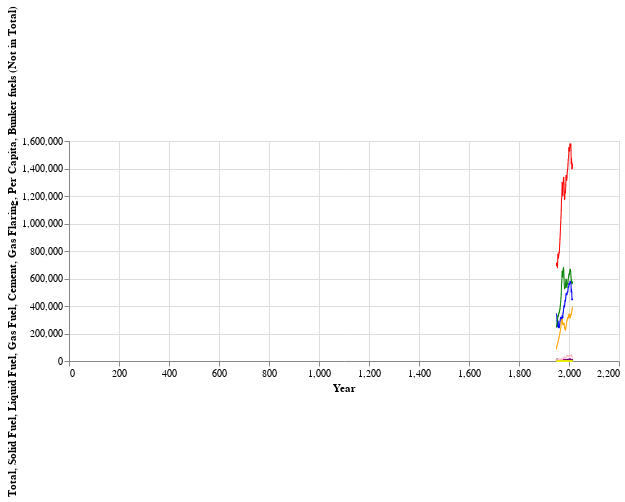

Notebook code for this chart:
### Code cell
#time series for US data
colors = ['red', 'blue', 'green','orange', 'purple', 'black','yellow', 'pink']
circle_size = 2
circle_opacity = 0.5
regression_opacity = 1
regression_method = "poly" 
width = 550
height = 220

#Field ID 3
base3 = alt.Chart(us_data).mark_circle(opacity=circle_opacity, color=colors[0], size=circle_size).encode(
    alt.X('Year:Q'),
    alt.Y('Total:Q')
).properties(width=width, height=height)
line3 = base3.mark_line(color=colors[0], opacity=1,size=1).encode(x='Year:Q',y='Total:Q')

#Field ID 4
base4 = alt.Chart(us_data).mark_circle(opacity=circle_opacity, color=colors[1], size=circle_size).encode(
    alt.X('Year:Q'),
   alt.Y('Solid Fuel:Q')
).properties(width=width, height=height)
line4 = base4.mark_line(color=colors[1], opacity=1,size=1).encode(x='Year:Q',y='Solid Fuel:Q')

#Field ID 5
base5 = alt.Chart(us_data).mark_circle(opacity=circle_opacity, color=colors[2], size=circle_size).encode(
    alt.X('Year:Q'),
    alt.Y('Liquid Fuel:Q')
).properties(width=width, height=height)
line5 = base5.mark_line(color=colors[2], opacity=1,size=1).encode(x='Year:Q',y='Liquid Fuel:Q')

#Field ID 6
base6 = alt.Chart(us_data).mark_circle(opacity=circle_opacity, color=colors[3], size=circle_size).encode(
    alt.X('Year:Q'),
    alt.Y('Gas Fuel:Q')
).properties(width=width, height=height)
line6 = base6.mark_line(color=colors[3], opacity=1,size=1).encode(x='Year:Q',y='Gas Fuel:Q')

#Field ID 7
base7 = alt.Chart(us_data).mark_circle(opacity=circle_opacity, color=colors[4], size=circle_size).encode(
    alt.X('Year:Q'),
    alt.Y('Cement:Q')
).properties(width=width, height=height)
line7 = base7.mark_line(color=colors[4], opacity=1,size=1).encode(x='Year:Q',y='Cement:Q')

#Field ID 8
base8 = alt.Chart(us_data).mark_circle(opacity=circle_opacity, color=colors[5], size=circle_size).encode(
    alt.X('Year:Q'),
    alt.Y('Gas Flaring:Q')
).properties(width=width, height=height)
line8 = base8.mark_line(color=colors[5], opacity=1,size=1).encode(x='Year:Q',y='Gas Flaring:Q')

#Field ID 9
base9 = alt.Chart(us_data).mark_circle(opacity=circle_opacity, color=colors[6], size=circle_size).encode(
    alt.X('Year:Q'),
    alt.Y('Per Capita:Q')
).properties(width=width, height=height)
line9 = base9.mark_line(color=colors[6], opacity=1,size=1).encode(x='Year:Q',y='Per Capita:Q')

#Field ID 10
base10 = alt.Chart(us_data).mark_circle(opacity=circle_opacity, color=colors[7], size=circle_size).encode(
    alt.X('Year:Q'),
    alt.Y('Bunker fuels (Not in Total):Q')
).properties(width=width, height=height)
line10 = base10.mark_line(color=colors[7], opacity=1,size=1).encode(x='Year:Q',y='Bunker fuels (Not in Total):Q')

alt.layer(base3,line3,base4,line4,base5,line5,base6,line6,base7,line7,base8,line8, base9,line9,base10,line10)

### Figure 1 — Vega-Lite specification as saved in the notebook (floating-point values rounded to 4 significant figures)
{"config": {"view": {"continuousWidth": 400, "continuousHeight": 300}}, "layer": [{"mark": {"type": "circle", "color": "red", "opacity": 0.5, "size": 2}, "encoding": {"x": {"type": "quantitative", "field": "Year"}, "y": {"type": "quantitative", "field": "Total"}}, "height": 220, "width": 550}, {"mark": {"type": "line", "color": "red", "opacity": 1, "size": 1}, "encoding": {"x": {"type": "quantitative", "field": "Year"}, "y": {"type": "quantitative", "field": "Total"}}, "height": 220, "width": 550}, {"mark": {"type": "circle", "color": "blue", "opacity": 0.5, "size": 2}, "encoding": {"x": {"type": "quantitative", "field": "Year"}, "y": {"type": "quantitative", "field": "Solid Fuel"}}, "height": 220, "width": 550}, {"mark": {"type": "line", "color": "blue", "opacity": 1, "size": 1}, "encoding": {"x": {"type": "quantitative", "field": "Year"}, "y": {"type": "quantitative", "field": "Solid Fuel"}}, "height": 220, "width": 550}, {"mark": {"type": "circle", "color": "green", "opacity": 0.5, "size": 2}, "encoding": {"x": {"type": "quantitative", "field": "Year"}, "y": {"type": "quantitative", "field": "Liquid Fuel"}}, "height": 220, "width": 550}, {"mark": {"type": "line", "color": "green", "opacity": 1, "size": 1}, "encoding": {"x": {"type": "quantitative", "field": "Year"}, "y": {"type": "quantitative", "field": "Liquid Fuel"}}, "height": 220, "width": 550}, {"mark": {"type": "circle", "color": "orange", "opacity": 0.5, "size": 2}, "encoding": {"x": {"type": "quantitative", "field": "Year"}, "y": {"type": "quantitative", "field": "Gas Fuel"}}, "height": 220, "width": 550}, {"mark": {"type": "line", "color": "orange", "opacity": 1, "size": 1}, "encoding": {"x": {"type": "quantitative", "field": "Year"}, "y": {"type": "quantitative", "field": "Gas Fuel"}}, "height": 220, "width": 550}, {"mark": {"type": "circle", "color": "purple", "opacity": 0.5, "size": 2}, "encoding": {"x": {"type": "quantitative", "field": "Year"}, "y": {"type": "quantitative", "field": "Cement"}}, "height": 220, "width": 550}, {"mark": {"type": "line", "color": "purple", "opacity": 1, "size": 1}, "encoding": {"x": {"type": "quantitative", "field": "Year"}, "y": {"type": "quantitative", "field": "Cement"}}, "height": 220, "width": 550}, {"mark": {"type": "circle", "color": "black", "opacity": 0.5, "size": 2}, "encoding": {"x": {"type": "quantitative", "field": "Year"}, "y": {"type": "quantitative", "field": "Gas Flaring"}}, "height": 220, "width": 550}, {"mark": {"type": "line", "color": "black", "opacity": 1, "size": 1}, "encoding": {"x": {"type": "quantitative", "field": "Year"}, "y": {"type": "quantitative", "field": "Gas Flaring"}}, "height": 220, "width": 550}, {"mark": {"type": "circle", "color": "yellow", "opacity": 0.5, "size": 2}, "encoding": {"x": {"type": "quantitative", "field": "Year"}, "y": {"type": "quantitative", "field": "Per Capita"}}, "height": 220, "width": 550}, {"mark": {"type": "line", "color": "yellow", "opacity": 1, "size": 1}, "encoding": {"x": {"type": "quantitative", "field": "Year"}, "y": {"type": "quantitative", "field": "Per Capita"}}, "height": 220, "width": 550}, {"mark": {"type": "circle", "color": "pink", "opacity": 0.5, "size": 2}, "encoding": {"x": {"type": "quantitative", "field": "Year"}, "y": {"type": "quantitative", "field": "Bunker fuels (Not in Total)"}}, "height": 220, "width": 550}, {"mark": {"type": "line", "color": "pink", "opacity": 1, "size": 1}, "encoding": {"x": {"type": "quantitative", "field": "Year"}, "y": {"type": "quantitative", "field": "Bunker fuels (Not in Total)"}}, "height": 220, "width": 550}], "data": {"name": "data-421e92ba2ab9b8e4c9851be2d6217e0e"}, "$schema": "https://vega.github.io/schema/vega-lite/v4.8.1.json", "datasets": {"data-421e92ba2ab9b8e4c9851be2d6217e0e": [{"Year": 1950, "Country": "UNITED STATES OF AMERICA", "Total": 692124, "Solid Fuel": 343131, "Liquid Fuel": 244760, "Gas Fuel": 87123, "Cement": 5341, "Gas Flaring": 11769, "Per Capita": 4.32, "Bunker fuels (Not in Total)": 8100}, {"Year": 1951, "Country": "UNITED STATES OF AMERICA", "Total": 712983, "Solid Fuel": 330676, "Liquid Fuel": 262189, "Gas Fuel": 102677, "Cement": 5786, "Gas Flaring": 11654, "Per Capita": 4.39, "Bunker fuels (Not in Total)": 10253}, {"Year": 1952, "Country": "UNITED STATES OF AMERICA", "Total": 694618, "Solid Fuel": 293170, "Liquid Fuel": 273190, "Gas Fuel": 109931, "Cement": 5860, "Gas Flaring": 12468, "Per Capita": 4.21, "Bunker fuels (Not in Total)": 10784}, {"Year": 1953, "Country": "UNITED STATES OF AMERICA", "Total": 711175, "Solid Fuel": 290927, "Liquid Fuel": 286594, "Gas Fuel": 115541, "Cement": 6209, "Gas Flaring": 11905, "Per Capita": 4.24, "Bunker fuels (Not in Total)": 10973}, {"Year": 1954, "Country": "UNITED STATES OF AMERICA", "Total": 677689, "Solid Fuel": 249303, "Liquid Fuel": 290178, "Gas Fuel": 121179, "Cement": 6398, "Gas Flaring": 10631, "Per Capita": 3.97, "Bunker fuels (Not in Total)": 10060}, {"Year": 1955, "Country": "UNITED STATES OF AMERICA", "Total": 742828, "Solid Fuel": 280082, "Liquid Fuel": 313292, "Gas Fuel": 130784, "Cement": 7304, "Gas Flaring": 11366, "Per Capita": 4.28, "Bunker fuels (Not in Total)": 10842}, {"Year": 1956, "Country": "UNITED STATES OF AMERICA", "Total": 778631, "Solid Fuel": 291582, "Liquid Fuel": 328544, "Gas Fuel": 138070, "Cement": 7735, "Gas Flaring": 12699, "Per Capita": 4.41, "Bunker fuels (Not in Total)": 11367}, {"Year": 1957, "Country": "UNITED STATES OF AMERICA", "Total": 772001, "Solid Fuel": 279498, "Liquid Fuel": 325781, "Gas Fuel": 147556, "Cement": 7278, "Gas Flaring": 11888, "Per Capita": 4.3, "Bunker fuels (Not in Total)": 12961}, {"Year": 1958, "Country": "UNITED STATES OF AMERICA", "Total": 748069, "Solid Fuel": 242452, "Liquid Fuel": 332982, "Gas Fuel": 155759, "Cement": 7570, "Gas Flaring": 9306, "Per Capita": 4.09, "Bunker fuels (Not in Total)": 11546}, {"Year": 1959, "Country": "UNITED STATES OF AMERICA", "Total": 770642, "Solid Fuel": 248629, "Liquid Fuel": 343465, "Gas Fuel": 161902, "Cement": 8251, "Gas Flaring": 8394, "Per Capita": 4.15, "Bunker fuels (Not in Total)": 11623}, {"Year": 1960, "Country": "UNITED STATES OF AMERICA", "Total": 788300, "Solid Fuel": 250536, "Liquid Fuel": 349790, "Gas Fuel": 171950, "Cement": 7750, "Gas Flaring": 8274, "Per Capita": 4.18, "Bunker fuels (Not in Total)": 11648}, {"Year": 1961, "Country": "UNITED STATES OF AMERICA", "Total": 785521, "Solid Fuel": 242206, "Liquid Fuel": 354071, "Gas Fuel": 173694, "Cement": 7854, "Gas Flaring": 7696, "Per Capita": 4.1, "Bunker fuels (Not in Total)": 11918}, {"Year": 1962, "Country": "UNITED STATES OF AMERICA", "Total": 814619, "Solid Fuel": 251315, "Liquid Fuel": 364287, "Gas Fuel": 184598, "Cement": 8163, "Gas Flaring": 6256, "Per Capita": 4.19, "Bunker fuels (Not in Total)": 11335}, {"Year": 1963, "Country": "UNITED STATES OF AMERICA", "Total": 850622, "Solid Fuel": 269380, "Liquid Fuel": 370976, "Gas Fuel": 196085, "Cement": 8545, "Gas Flaring": 5636, "Per Capita": 4.31, "Bunker fuels (Not in Total)": 10425}, {"Year": 1964, "Country": "UNITED STATES OF AMERICA", "Total": 887918, "Solid Fuel": 286347, "Liquid Fuel": 380436, "Gas Fuel": 207170, "Cement": 8939, "Gas Flaring": 5025, "Per Capita": 4.44, "Bunker fuels (Not in Total)": 10848}, {"Year": 1965, "Country": "UNITED STATES OF AMERICA", "Total": 924713, "Solid Fuel": 297658, "Liquid Fuel": 399752, "Gas Fuel": 213593, "Cement": 9019, "Gas Flaring": 4691, "Per Capita": 4.57, "Bunker fuels (Not in Total)": 10627}, {"Year": 1966, "Country": "UNITED STATES OF AMERICA", "Total": 971333, "Solid Fuel": 309148, "Liquid Fuel": 417484, "Gas Fuel": 229860, "Cement": 9319, "Gas Flaring": 5522, "Per Capita": 4.75, "Bunker fuels (Not in Total)": 11697}, {"Year": 1967, "Country": "UNITED STATES OF AMERICA", "Total": 1007829, "Solid Fuel": 317426, "Liquid Fuel": 433732, "Gas Fuel": 240525, "Cement": 8945, "Gas Flaring": 7201, "Per Capita": 4.88, "Bunker fuels (Not in Total)": 13196}, {"Year": 1968, "Country": "UNITED STATES OF AMERICA", "Total": 1044820, "Solid Fuel": 311027, "Liquid Fuel": 461087, "Gas Fuel": 255557, "Cement": 9557, "Gas Flaring": 7592, "Per Capita": 5.01, "Bunker fuels (Not in Total)": 14224}, {"Year": 1969, "Country": "UNITED STATES OF AMERICA", "Total": 1097559, "Solid Fuel": 316048, "Liquid Fuel": 486252, "Gas Fuel": 277861, "Cement": 9670, "Gas Flaring": 7728, "Per Capita": 5.22, "Bunker fuels (Not in Total)": 12374}, {"Year": 1970, "Country": "UNITED STATES OF AMERICA", "Total": 1180503, "Solid Fuel": 318802, "Liquid Fuel": 556245, "Gas Fuel": 289086, "Cement": 9206, "Gas Flaring": 7164, "Per Capita": 5.56, "Bunker fuels (Not in Total)": 13270}, {"Year": 1971, "Country": "UNITED STATES OF AMERICA", "Total": 1188102, "Solid Fuel": 302240, "Liquid Fuel": 572409, "Gas Fuel": 299380, "Cement": 9909, "Gas Flaring": 4165, "Per Capita": 5.54, "Bunker fuels (Not in Total)": 12774}, {"Year": 1972, "Country": "UNITED STATES OF AMERICA", "Total": 1244874, "Solid Fuel": 306998, "Liquid Fuel": 619316, "Gas Fuel": 304496, "Cement": 10432, "Gas Flaring": 3632, "Per Capita": 5.76, "Bunker fuels (Not in Total)": 12584}, {"Year": 1973, "Country": "UNITED STATES OF AMERICA", "Total": 1300844, "Solid Fuel": 330391, "Liquid Fuel": 654881, "Gas Fuel": 301168, "Cement": 10805, "Gas Flaring": 3599, "Per Capita": 5.96, "Bunker fuels (Not in Total)": 14614}, {"Year": 1974, "Country": "UNITED STATES OF AMERICA", "Total": 1254019, "Solid Fuel": 326496, "Liquid Fuel": 627704, "Gas Fuel": 287164, "Cement": 10226, "Gas Flaring": 2429, "Per Capita": 5.69, "Bunker fuels (Not in Total)": 14475}, {"Year": 1975, "Country": "UNITED STATES OF AMERICA", "Total": 1201617, "Solid Fuel": 314200, "Liquid Fuel": 609917, "Gas Fuel": 266957, "Cement": 8602, "Gas Flaring": 1941, "Per Capita": 5.41, "Bunker fuels (Not in Total)": 14355}, {"Year": 1976, "Country": "UNITED STATES OF AMERICA", "Total": 1258004, "Solid Fuel": 347823, "Liquid Fuel": 627574, "Gas Fuel": 271413, "Cement": 9191, "Gas Flaring": 2003, "Per Capita": 5.61, "Bunker fuels (Not in Total)": 16780}, {"Year": 1977, "Country": "UNITED STATES OF AMERICA", "Total": 1293235, "Solid Fuel": 351898, "Liquid Fuel": 666681, "Gas Fuel": 262797, "Cement": 9877, "Gas Flaring": 1982, "Per Capita": 5.71, "Bunker fuels (Not in Total)": 20623}, {"Year": 1978, "Country": "UNITED STATES OF AMERICA", "Total": 1333750, "Solid Fuel": 373171, "Liquid Fuel": 680284, "Gas Fuel": 267531, "Cement": 10546, "Gas Flaring": 2217, "Per Capita": 5.83, "Bunker fuels (Not in Total)": 23859}, {"Year": 1979, "Country": "UNITED STATES OF AMERICA", "Total": 1336732, "Solid Fuel": 386122, "Liquid Fuel": 660568, "Gas Fuel": 277023, "Cement": 10599, "Gas Flaring": 2420, "Per Capita": 5.79, "Bunker fuels (Not in Total)": 26979}, {"Year": 1980, "Country": "UNITED STATES OF AMERICA", "Total": 1288031, "Solid Fuel": 398480, "Liquid Fuel": 604997, "Gas Fuel": 273264, "Cement": 9464, "Gas Flaring": 1826, "Per Capita": 5.52, "Bunker fuels (Not in Total)": 30191}, {"Year": 1981, "Country": "UNITED STATES OF AMERICA", "Total": 1236924, "Solid Fuel": 406232, "Liquid Fuel": 555550, "Gas Fuel": 264716, "Cement": 8998, "Gas Flaring": 1428, "Per Capita": 5.25, "Bunker fuels (Not in Total)": 27835}, {"Year": 1982, "Country": "UNITED STATES OF AMERICA", "Total": 1174461, "Solid Fuel": 392268, "Liquid Fuel": 526507, "Gas Fuel": 246386, "Cement": 7938, "Gas Flaring": 1362, "Per Capita": 4.94, "Bunker fuels (Not in Total)": 23252}, {"Year": 1983, "Country": "UNITED STATES OF AMERICA", "Total": 1184041, "Solid Fuel": 413986, "Liquid Fuel": 525822, "Gas Fuel": 234041, "Cement": 8803, "Gas Flaring": 1389, "Per Capita": 4.93, "Bunker fuels (Not in Total)": 21424}, {"Year": 1984, "Country": "UNITED STATES OF AMERICA", "Total": 1220396, "Solid Fuel": 432885, "Liquid Fuel": 534345, "Gas Fuel": 241877, "Cement": 9710, "Gas Flaring": 1580, "Per Capita": 5.03, "Bunker fuels (Not in Total)": 21704}, {"Year": 1985, "Country": "UNITED STATES OF AMERICA", "Total": 1225131, "Solid Fuel": 443963, "Liquid Fuel": 535338, "Gas Fuel": 234710, "Cement": 9729, "Gas Flaring": 1392, "Per Capita": 5.01, "Bunker fuels (Not in Total)": 21032}, {"Year": 1986, "Country": "UNITED STATES OF AMERICA", "Total": 1225924, "Solid Fuel": 433532, "Liquid Fuel": 558180, "Gas Fuel": 222922, "Cement": 9860, "Gas Flaring": 1431, "Per Capita": 4.96, "Bunker fuels (Not in Total)": 20779}, {"Year": 1987, "Country": "UNITED STATES OF AMERICA", "Total": 1278531, "Solid Fuel": 458737, "Liquid Fuel": 572098, "Gas Fuel": 236077, "Cement": 9809, "Gas Flaring": 1810, "Per Capita": 5.12, "Bunker fuels (Not in Total)": 21517}, {"Year": 1988, "Country": "UNITED STATES OF AMERICA", "Total": 1334204, "Solid Fuel": 480051, "Liquid Fuel": 594950, "Gas Fuel": 247462, "Cement": 9655, "Gas Flaring": 2086, "Per Capita": 5.29, "Bunker fuels (Not in Total)": 23133}, {"Year": 1989, "Country": "UNITED STATES OF AMERICA", "Total": 1351263, "Solid Fuel": 490381, "Liquid Fuel": 592998, "Gas Fuel": 256119, "Cement": 9692, "Gas Flaring": 2073, "Per Capita": 5.31, "Bunker fuels (Not in Total)": 25070}, {"Year": 1990, "Country": "UNITED STATES OF AMERICA", "Total": 1315354, "Solid Fuel": 485909, "Liquid Fuel": 543736, "Gas Fuel": 273788, "Cement": 9710, "Gas Flaring": 2211, "Per Capita": 5.12, "Bunker fuels (Not in Total)": 35600}, {"Year": 1991, "Country": "UNITED STATES OF AMERICA", "Total": 1314657, "Solid Fuel": 481567, "Liquid Fuel": 534850, "Gas Fuel": 286432, "Cement": 9311, "Gas Flaring": 2498, "Per Capita": 5.06, "Bunker fuels (Not in Total)": 37321}, {"Year": 1992, "Country": "UNITED STATES OF AMERICA", "Total": 1338842, "Solid Fuel": 487569, "Liquid Fuel": 547108, "Gas Fuel": 292063, "Cement": 9640, "Gas Flaring": 2462, "Per Capita": 5.11, "Bunker fuels (Not in Total)": 39201}, {"Year": 1993, "Country": "UNITED STATES OF AMERICA", "Total": 1371332, "Solid Fuel": 499183, "Liquid Fuel": 558273, "Gas Fuel": 300327, "Cement": 10216, "Gas Flaring": 3333, "Per Capita": 5.18, "Bunker fuels (Not in Total)": 36039}, {"Year": 1994, "Country": "UNITED STATES OF AMERICA", "Total": 1389243, "Solid Fuel": 502433, "Liquid Fuel": 566208, "Gas Fuel": 306454, "Cement": 10792, "Gas Flaring": 3356, "Per Capita": 5.19, "Bunker fuels (Not in Total)": 35397}, {"Year": 1995, "Country": "UNITED STATES OF AMERICA", "Total": 1399760, "Solid Fuel": 501826, "Liquid Fuel": 566173, "Gas Fuel": 316938, "Cement": 10652, "Gas Flaring": 4171, "Per Capita": 5.18, "Bunker fuels (Not in Total)": 37502}, {"Year": 1996, "Country": "UNITED STATES OF AMERICA", "Total": 1432264, "Solid Fuel": 520930, "Liquid Fuel": 582071, "Gas Fuel": 314272, "Cement": 10991, "Gas Flaring": 4000, "Per Capita": 5.24, "Bunker fuels (Not in Total)": 36585}, {"Year": 1997, "Country": "UNITED STATES OF AMERICA", "Total": 1464062, "Solid Fuel": 535352, "Liquid Fuel": 596852, "Gas Fuel": 316631, "Cement": 11459, "Gas Flaring": 3768, "Per Capita": 5.29, "Bunker fuels (Not in Total)": 34392}, {"Year": 1998, "Country": "UNITED STATES OF AMERICA", "Total": 1472869, "Solid Fuel": 538390, "Liquid Fuel": 609824, "Gas Fuel": 311509, "Cement": 11631, "Gas Flaring": 1514, "Per Capita": 5.26, "Bunker fuels (Not in Total)": 34316}, {"Year": 1999, "Country": "UNITED STATES OF AMERICA", "Total": 1501137, "Solid Fuel": 541784, "Liquid Fuel": 618335, "Gas Fuel": 327459, "Cement": 11938, "Gas Flaring": 1621, "Per Capita": 5.3, "Bunker fuels (Not in Total)": 38142}, {"Year": 2000, "Country": "UNITED STATES OF AMERICA", "Total": 1552682, "Solid Fuel": 564757, "Liquid Fuel": 632129, "Gas Fuel": 342282, "Cement": 12173, "Gas Flaring": 1341, "Per Capita": 5.42, "Bunker fuels (Not in Total)": 40072}, {"Year": 2001, "Country": "UNITED STATES OF AMERICA", "Total": 1525987, "Solid Fuel": 555810, "Liquid Fuel": 634801, "Gas Fuel": 321651, "Cement": 12301, "Gas Flaring": 1425, "Per Capita": 5.27, "Bunker fuels (Not in Total)": 30972}, {"Year": 2002, "Country": "UNITED STATES OF AMERICA", "Total": 1538399, "Solid Fuel": 561866, "Liquid Fuel": 628411, "Gas Fuel": 334252, "Cement": 12412, "Gas Flaring": 1458, "Per Capita": 5.26, "Bunker fuels (Not in Total)": 37633}, {"Year": 2003, "Country": "UNITED STATES OF AMERICA", "Total": 1547778, "Solid Fuel": 560926, "Liquid Fuel": 648067, "Gas Fuel": 324514, "Cement": 12829, "Gas Flaring": 1442, "Per Capita": 5.24, "Bunker fuels (Not in Total)": 33335}, {"Year": 2004, "Country": "UNITED STATES OF AMERICA", "Total": 1569696, "Solid Fuel": 573935, "Liquid Fuel": 662168, "Gas Fuel": 318710, "Cement": 13466, "Gas Flaring": 1417, "Per Capita": 5.26, "Bunker fuels (Not in Total)": 38293}, {"Year": 2005, "Country": "UNITED STATES OF AMERICA", "Total": 1578873, "Solid Fuel": 579104, "Liquid Fuel": 667143, "Gas Fuel": 317152, "Cement": 13723, "Gas Flaring": 1751, "Per Capita": 5.25, "Bunker fuels (Not in Total)": 41091}, {"Year": 2006, "Country": "UNITED STATES OF AMERICA", "Total": 1553664, "Solid Fuel": 571099, "Liquid Fuel": 653101, "Gas Fuel": 313999, "Cement": 13561, "Gas Flaring": 1903, "Per Capita": 5.12, "Bunker fuels (Not in Total)": 42954}, {"Year": 2007, "Country": "UNITED STATES OF AMERICA", "Total": 1578683, "Solid Fuel": 575692, "Liquid Fuel": 648278, "Gas Fuel": 339433, "Cement": 13172, "Gas Flaring": 2109, "Per Capita": 5.13, "Bunker fuels (Not in Total)": 45630}, {"Year": 2008, "Country": "UNITED STATES OF AMERICA", "Total": 1530982, "Solid Fuel": 566810, "Liquid Fuel": 611445, "Gas Fuel": 338359, "Cement": 11915, "Gas Flaring": 2453, "Per Capita": 4.93, "Bunker fuels (Not in Total)": 41815}, {"Year": 2009, "Country": "UNITED STATES OF AMERICA", "Total": 1435371, "Solid Fuel": 502323, "Liquid Fuel": 586926, "Gas Fuel": 334871, "Cement": 8819, "Gas Flaring": 2431, "Per Capita": 4.61, "Bunker fuels (Not in Total)": 38301}, {"Year": 2010, "Country": "UNITED STATES OF AMERICA", "Total": 1471375, "Solid Fuel": 521330, "Liquid Fuel": 590751, "Gas Fuel": 347716, "Cement": 9139, "Gas Flaring": 2439, "Per Capita": 4.69, "Bunker fuels (Not in Total)": 40388}, {"Year": 2011, "Country": "UNITED STATES OF AMERICA", "Total": 1442509, "Solid Fuel": 498720, "Liquid Fuel": 575746, "Gas Fuel": 355630, "Cement": 9335, "Gas Flaring": 3079, "Per Capita": 4.56, "Bunker fuels (Not in Total)": 40600}, {"Year": 2012, "Country": "UNITED STATES OF AMERICA", "Total": 1396083, "Solid Fuel": 443904, "Liquid Fuel": 566582, "Gas Fuel": 372277, "Cement": 10191, "Gas Flaring": 3129, "Per Capita": 4.38, "Bunker fuels (Not in Total)": 29859}, {"Year": 2013, "Country": "UNITED STATES OF AMERICA", "Total": 1406916, "Solid Fuel": 450641, "Liquid Fuel": 562260, "Gas Fuel": 379659, "Cement": 10528, "Gas Flaring": 3828, "Per Capita": 4.38, "Bunker fuels (Not in Total)": 31592}, {"Year": 2014, "Country": "UNITED STATES OF AMERICA", "Total": 1432855, "Solid Fuel": 450047, "Liquid Fuel": 576531, "Gas Fuel": 390719, "Cement": 11314, "Gas Flaring": 4244, "Per Capita": 4.43, "Bunker fuels (Not in Total)": 30722}]}}
